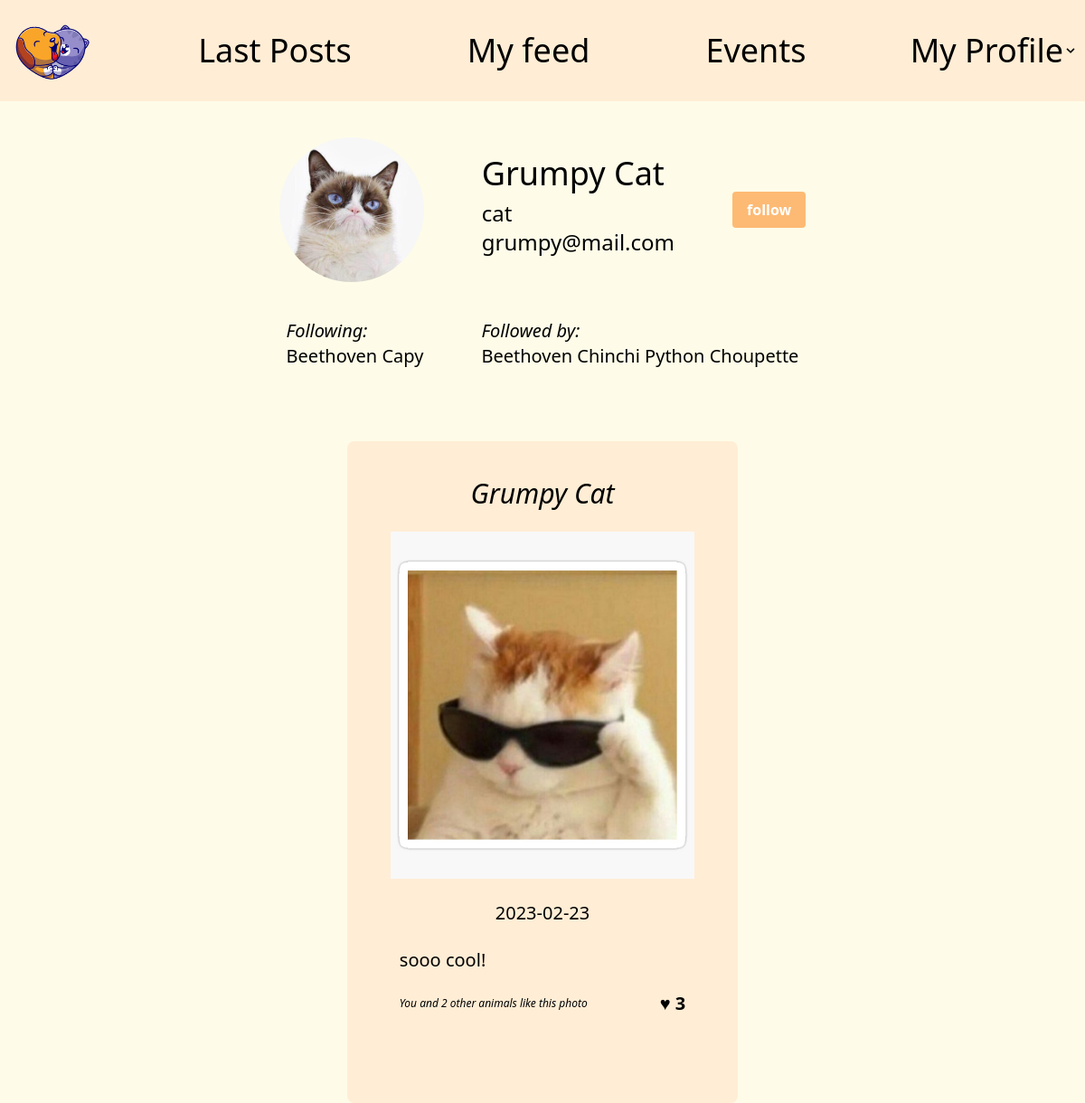
/profile.php?user_id=6 (signed in), run on the app's committed database.
### tables this page shows
CREATE TABLE `users` (
  `ID` int(11) NOT NULL,
  `name` varchar(50) NOT NULL,
  `email` varchar(50) NOT NULL,
  `password` varchar(100) NOT NULL,
  `type_id` int(11) NOT NULL,
  `photo` varchar(50) NOT NULL
);

CREATE TABLE `type` (
  `ID` int(11) NOT NULL,
  `label` varchar(50) NOT NULL
);

CREATE TABLE `posts` (
  `ID` int(11) NOT NULL,
  `photo` varchar(50) NOT NULL,
  `description` varchar(250) DEFAULT NULL,
  `date` date NOT NULL,
  `user_id` int(11) DEFAULT NULL
);

### connect.php (called while the page is built, shortened)
<?php session_start();
if (isset($_SESSION['connected_id'])) {
    $connectedUserId = $_SESSION['connected_id'];
}
?>

### profile.php (the view, shortened to what this page needs)
<?php include('connect.php');
$otherUsersWall = false;
if (isset($_GET['user_id'])) {
    $wallOwnerId = intval($_GET['user_id']);
    $otherUsersWall = true;
}
if (!isset($_GET['user_id'])) {
    $userInfosRequest = "SELECT * FROM users WHERE users.id = $connectedUserId ";
    $getUserInfos = $mysqli->query($userInfosRequest);
    if (!$getUserInfos) {
        echo ("Échec de la requete : " . $mysqli->error);
    }
    $user = $getUserInfos->fetch_assoc();
} else {
    $userInfosRequest = "SELECT * FROM users WHERE users.id = $wallOwnerId ";
    $getUserInfos = $mysqli->query($userInfosRequest);
    $user = $getUserInfos->fetch_assoc();
}
$type = intval($user['type_id']);
$userTypeRequest = "SELECT * FROM type WHERE type.ID = $type ";
$getUserType = $mysqli->query($userTypeRequest);
$userType = $getUserType->fetch_assoc();
if (isset($_GET['user_id'])) {
    $userId = intval($user['ID']);
    $userPostsRequest = "SELECT * FROM posts WHERE posts.user_id = $userId ";
    $getUserPosts = $mysqli->query($userPostsRequest);
}
$alreadyFollowed = false;
$userFollowingRequest = "SELECT followers.followed, users.id as user_followed, users.name as user_name FROM followers
JOIN users ON users.id=followers.followed
WHERE follower = $userId";
$getFollowing = $mysqli->query($userFollowingRequest);
$userFollowedRequest = "SELECT followers.follower, users.id as user_follower, users.name as user_name FROM followers
JOIN users ON users.id=followers.follower
WHERE followed = $userId";
$getFollowed = $mysqli->query($userFollowedRequest);
?>
<!DOCTYPE html>
<html lang="en">
<head>
    <link href="output.css" rel="stylesheet">
    <script src="https://cdn.tailwindcss.com"></script>
</head>
<body class="bg-yellow-50">
    <?php
    include('header.php');
    ?>
    <div id="pageContent">
        <div>
            <main class="flex flex-col">
                <div id="userDetails" class="flex justify-center items-center space-x-16 py-10">
                    <img class="object-cover object-center w-40 h-40 rounded-full"
                        src="upload/<?php echo $user['photo'] ?>" alt="Profile picture">
                    <div>
                        <div class="text-4xl">
                            <?php echo $user['name']; ?>
                        </div>
                        <div class="text-2xl pt-2">
                            <?php echo $userType["label"]; ?>
                        </div>
                        <div class="text-2xl pb-2">
                            <?php echo $user["email"]; ?>
                        </div>
                    </div>
                    <?php
                    if ($otherUsersWall) {
                        if ($alreadyFollowed) { ?>
                            <div>
                                <form action="profile.php?user_id=<?php echo $userId ?>" method="post">
                                    <input type="submit" value="unfollow" name="unfollow"
                                        class="bg-orange-300 hover:bg-orange-700 text-white font-bold py-2 px-4 rounded">
                                </form>
                            </div>
                        <?php } else { ?>
                            <div class="flex justify-center items-center space-x-16 py-10">
                                <form action="profile.php?user_id=<?php echo $userId ?>" method="post">
                                    <input type="submit" value="follow" name="follow"
                                        class="bg-orange-300 hover:bg-orange-700 text-white font-bold py-2 px-4 rounded">
                                </form>
                            </div>
                        <?php }
                    } ?>
                </div>
                <div class="">
                    <div class="flex justify-center items-center space-x-16 ">
                        <div class="flex flex-col text-xl">
                            <p class="italic">Following:</p>
                            <?php
                            while ($follo = $getFollowing->fetch_assoc()) {
                                echo $follo['user_name'] . ' ';
                            } ?>
                        </div>
                        <div class="flex flex-col text-xl">
                            <p class="italic"> Followed by:</p>
                            <p>
                                <?php
                                while ($follo = $getFollowed->fetch_assoc()) {
                                    ?>
                                    <?php echo $follo['user_name']; ?>
                                <?php } ?>
                            </p>
                        </div>
                    </div>
                </div>
                <?php while ($post = $getUserPosts->fetch_assoc()) {
                    ?>
                    <article class="flex flex-col items-center bg-orange-100 mt-20 rounded-lg mx-96 pb-24">
                        <a class="pt-10 text-3xl">
                            <address>
                                <?php
                                $postUser = $post['user_id'];
                                $newSql = "SELECT users.name as user_name FROM users WHERE users.ID = $postUser";
                                $lesInformations2 = $mysqli->query($newSql);
                                $postUserName = $lesInformations2->fetch_assoc();
                                ?>
                                <?php echo $postUserName['user_name']; ?>
                        </a>
                        <div class="pt-6 mx-12">
                            <a class="bg-black w-96 h-96 ">
                                <img class="object-cover h-96 w-96 " src="upload/<?php echo $post['photo']; ?>">
                            </a>
                        </div>
                        <h3 class="pt-6 text-xl">
                            <time datetime='2020-02-01'>
                                <?php echo $post['date']; ?>
                            </time>
                        </h3>
                        <div class="pt-6 text-xl">
                            <p>
                                <?php echo $post['description']; ?>
                            </p>
                            <?php include('likebutton.php'); ?>
                        </div>
                    </article>
                <?php } ?>
            </main>
        </div>
    </div>
</body>
</html>

### likebutton.php (shortened to what this page needs)
<?php
$postId = $post['ID'];
$getPostLikesRequest = "SELECT COUNT(post_id) as like_number FROM likes WHERE post_id = $postId" ;
$getPostLikes = $mysqli->query($getPostLikesRequest);
$postLikes = $getPostLikes->fetch_assoc();
$otherLikes = intval($postLikes['like_number']) - 1;
$hasBeenLikedSQL = "SELECT post_id FROM likes WHERE user_id = $connectedUserId AND post_id = $postId";
$hasBeenLikedInfo = $mysqli->query($hasBeenLikedSQL);
$hasBeenLiked = $hasBeenLikedInfo->fetch_assoc();
$actualPageUrl = "http://$_SERVER[HTTP_HOST]$_SERVER[REQUEST_URI]";
if ($hasBeenLiked){ ?>
    <div id="likes" class="flex flex-wrap space-between items-center space-x-20 pt-5">
        <div id="members-liking" class="italic text-xs">You <?php
            if($otherLikes > 1) {
                echo 'and ' . $otherLikes ?> other animals like this photo
            <?php } elseif ($otherLikes == 1) {
                echo 'and ' . $otherLikes ?> other animal like this photo
            <?php } else { ?>
                like this photo
            <?php  } ?>
        </div>
        <form method="post" action='<?php echo $actualPageUrl ?>'>
            <input type="submit" name="unlike" value="♥ <?php echo $postLikes['like_number']; ?>"
            class="font-extrabold cursor-pointer hover:text-orange-600">
        </form>
    </div>
<?php } ?>

### data on the page
users: photo (picture), name "Grumpy Cat", email "grumpy@mail.com"
type: label "cat"
posts: user.name "Grumpy Cat", photo (picture), date "2023-02-23", description "sooo cool!", otherLikes "2"

### other printed values
$follo['user_name'] "Beethoven"
$follo['user_name'] "Capy"
$follo['user_name'] "Chinchi"
$follo['user_name'] "Python"
$follo['user_name'] "Choupette"
